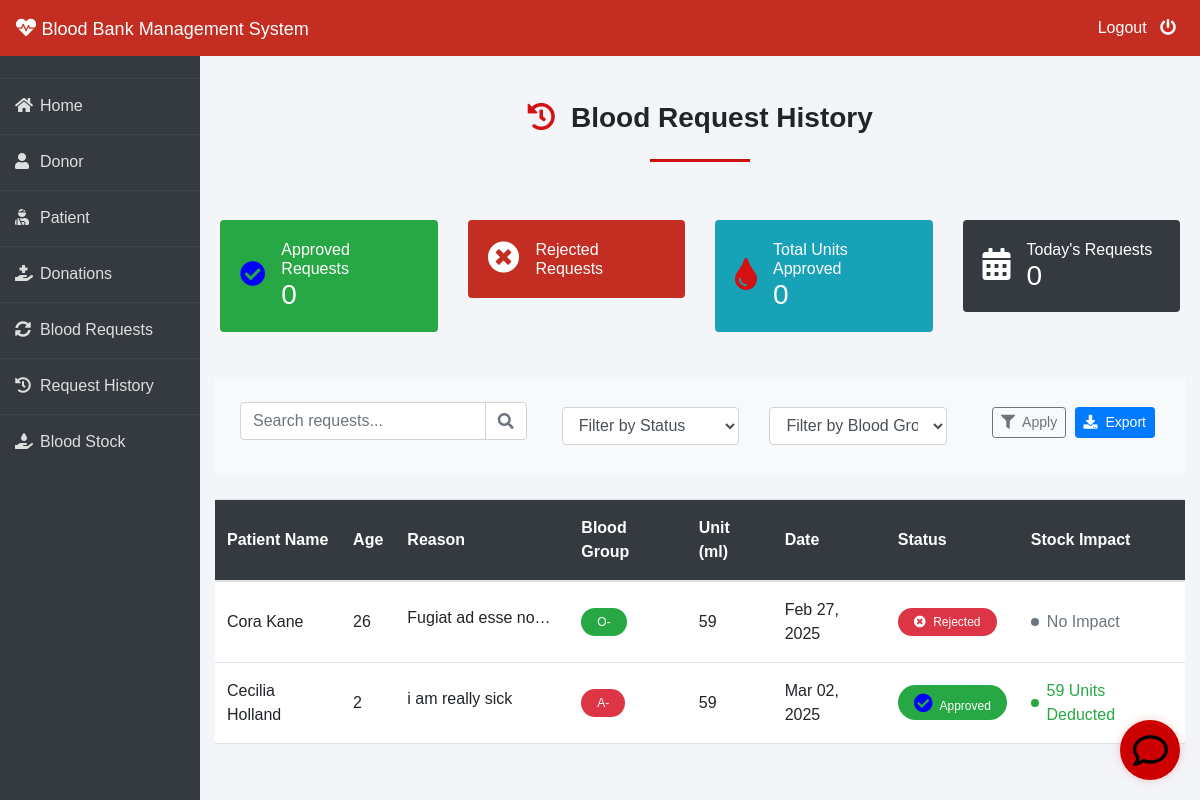
The app's page /admin-request-history (signed in), older data.
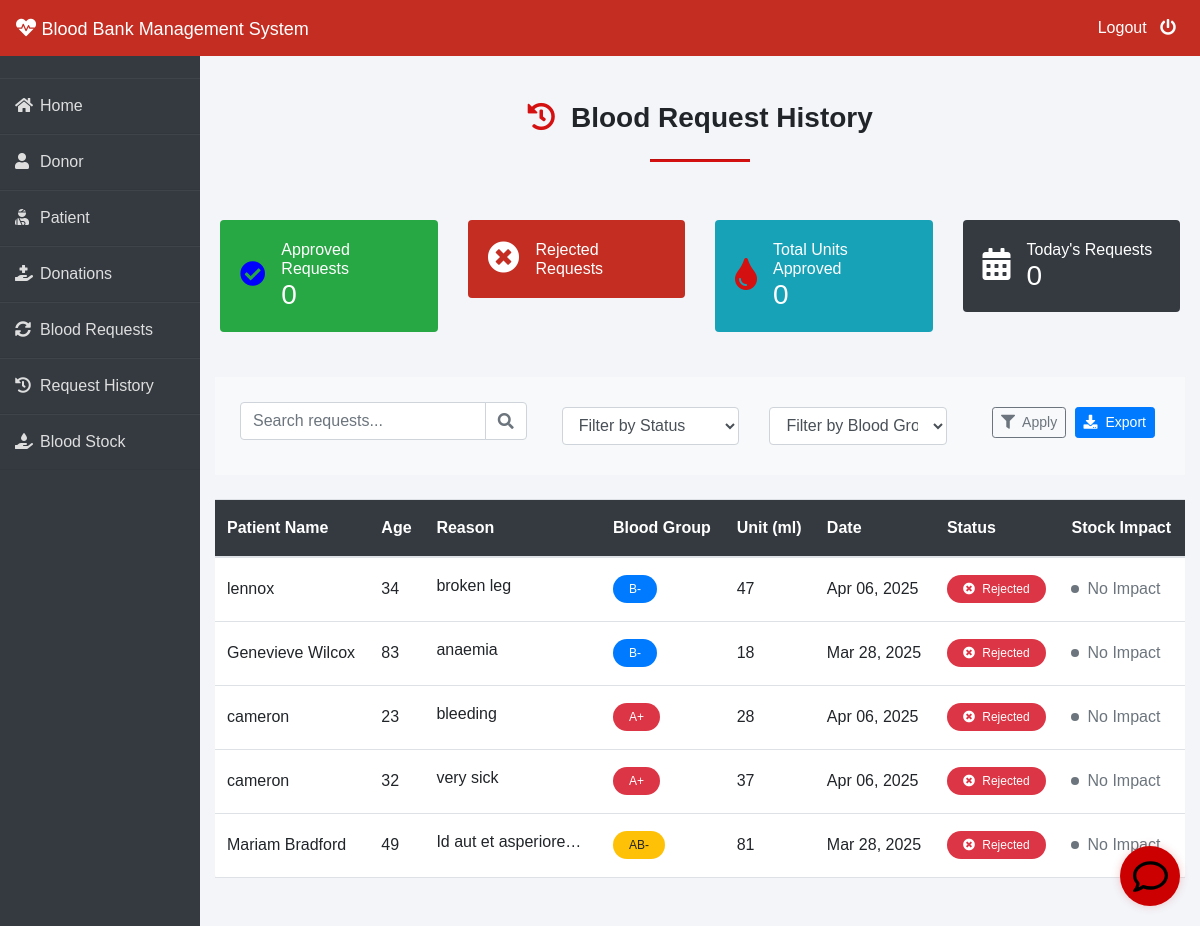
The same page, newer data.
### blood/models.py (models this page shows, shortened)
class BloodRequest(models.Model):
    request_by_patient=models.ForeignKey(pmodels.Patient,null=True,on_delete=models.CASCADE)
    request_by_donor=models.ForeignKey(dmodels.Donor,null=True,on_delete=models.CASCADE)
    patient_name=models.CharField(max_length=30)
    patient_age=models.PositiveIntegerField()
    reason=models.CharField(max_length=500)
    bloodgroup=models.CharField(max_length=10)
    unit=models.PositiveIntegerField(default=0)
    is_urgent = models.BooleanField(default=False)
    status = models.CharField(max_length=20, default="PENDING",
                             choices=(('PENDING', 'Pending'), ('APPROVED', 'Approved'), ('REJECTED', 'Rejected')))
    date=models.DateField(auto_now=True)

### blood/views.py (the view)
# urls.py: path('admin-request-history', views.admin_request_history_view,name='admin-request-history'),
@login_required(login_url='adminlogin')
def admin_request_history_view(request):
    requests=models.BloodRequest.objects.all().exclude(status='Pending')
    approved_count = requests.filter(status='Approved').count()
    rejected_count = requests.filter(status='Rejected').count()
    context = {
        'requests': requests,
        'approved_count': approved_count,
        'rejected_count': rejected_count,
        'total_count': requests.count(),  # Optional: total non-pending requests
    }
    return render(request,'blood/admin_request_history.html',{'requests':requests})

### templates/blood/admin_request_history.html (shortened to what the changed rows need)
{% extends 'blood/adminbase.html' %}
{% block content %}
{% load widget_tweaks %}
{% load static %}
<div class="container py-5">
    <div class="card border-0 shadow-sm rounded-lg overflow-hidden">
        <div class="card-body p-0">
            <div class="table-responsive">
                <table class="table table-hover mb-0">
                    <thead>
                        <tr class="bg-dark">
                            <th class="text-white font-weight-medium py-3">Patient Name</th>
                            <th class="text-white font-weight-medium py-3">Age</th>
                            <th class="text-white font-weight-medium py-3">Reason</th>
                            <th class="text-white font-weight-medium py-3">Blood Group</th>
                            <th class="text-white font-weight-medium py-3">Unit (ml)</th>
                            <th class="text-white font-weight-medium py-3">Date</th>
                            <th class="text-white font-weight-medium py-3">Status</th>
                            <th class="text-white font-weight-medium py-3">Stock Impact</th>
                        </tr>
                    </thead>
                    <tbody>
                        {% for t in requests %}
                        <tr class="request-row border-bottom"
                            data-status="{{ t.status }}"
                            data-blood-group="{{ t.bloodgroup }}">
                            <td class="align-middle py-3 font-weight-medium">{{ t.patient_name }}</td>
                            <td class="align-middle py-3">{{ t.patient_age }}</td>
                            <td class="align-middle py-3">
                                <span class="text-truncate d-inline-block" style="max-width: 150px;"
                                      data-toggle="tooltip" title="{{ t.reason }}">
                                    {{ t.reason }}
                                </span>
                            </td>
                            <td class="align-middle py-3">
                                <span class="badge badge-pill px-3 py-2
                                {% if t.bloodgroup == 'A+' or t.bloodgroup == 'A-' %}badge-danger
                                {% elif t.bloodgroup == 'B+' or t.bloodgroup == 'B-' %}badge-primary
                                {% elif t.bloodgroup == 'AB+' or t.bloodgroup == 'AB-' %}badge-warning
                                {% else %}badge-success{% endif %}">
                                    {{ t.bloodgroup }}
                                </span>
                            </td>
                            <td class="align-middle py-3 font-weight-medium">{{ t.unit }}</td>
                            <td class="align-middle py-3">
                                <span data-toggle="tooltip" title="{{ somedate|date:"Y-m-d" }}">
                                    {{ t.date|date:'M d, Y' }}
                                </span>
                            </td>
                            <td class="align-middle py-3">
                                {% if t.status == 'Approved' %}
                                <span class="badge badge-success badge-pill px-3 py-2">
                                    <i class="fas fa-check-circle mr-1"></i> Approved
                                </span>
                                {% else %}
                                <span class="badge badge-danger badge-pill px-3 py-2">
                                    <i class="fas fa-times-circle mr-1"></i> Rejected
                                </span>
                                {% endif %}
                            </td>
                            <td class="align-middle py-3">
                                {% if t.status == 'Approved' %}
                                <div class="d-flex align-items-center">
                                    <span class="dot bg-success mr-2"></span>
                                    <span class="text-success">{{ t.unit }} Units Deducted</span>
                                </div>
                                {% else %}
                                <div class="d-flex align-items-center">
                                    <span class="dot bg-secondary mr-2"></span>
                                    <span class="text-muted">No Impact</span>
                                </div>
                                {% endif %}
                            </td>
                        </tr>
                        {% endfor %}
                    </tbody>
                </table>
            </div>
        </div>
    </div>
</div>
{% endblock content %}

Row changes from the older to the newer data that the page shows:
removed BloodRequest: patient_name "Cora Kane", patient_age "26", reason "Fugiat ad esse no…", bloodgroup "O-", unit "59", date "Feb 27, 2025", status "Rejected" (drawn)
removed BloodRequest: patient_name "Cecilia Holland", patient_age "2", reason "i am really sick", bloodgroup "A-", unit "59", date "Mar 02, 2025", status "Approved" (drawn)
now on this page (row edited): BloodRequest: patient_name "lennox", patient_age "34", reason "broken leg", bloodgroup "B-", unit "47", date "Apr 06, 2025", status "Rejected" (drawn)
added BloodRequest: patient_name "Genevieve Wilcox", patient_age "83", reason "anaemia", bloodgroup "B-", unit "18", date "Mar 28, 2025", status "Rejected" (drawn)
added BloodRequest: patient_name "cameron", patient_age "23", reason "bleeding", bloodgroup "A+", unit "28", date "Apr 06, 2025", status "Rejected" (drawn)
added BloodRequest: patient_name "cameron", patient_age "32", reason "very sick", bloodgroup "A+", unit "37", date "Apr 06, 2025", status "Rejected" (drawn)
added BloodRequest: patient_name "Mariam Bradford", patient_age "49", reason "Id aut et asperiore…", bloodgroup "AB-", unit "81", date "Mar 28, 2025", status "Rejected" (drawn)
